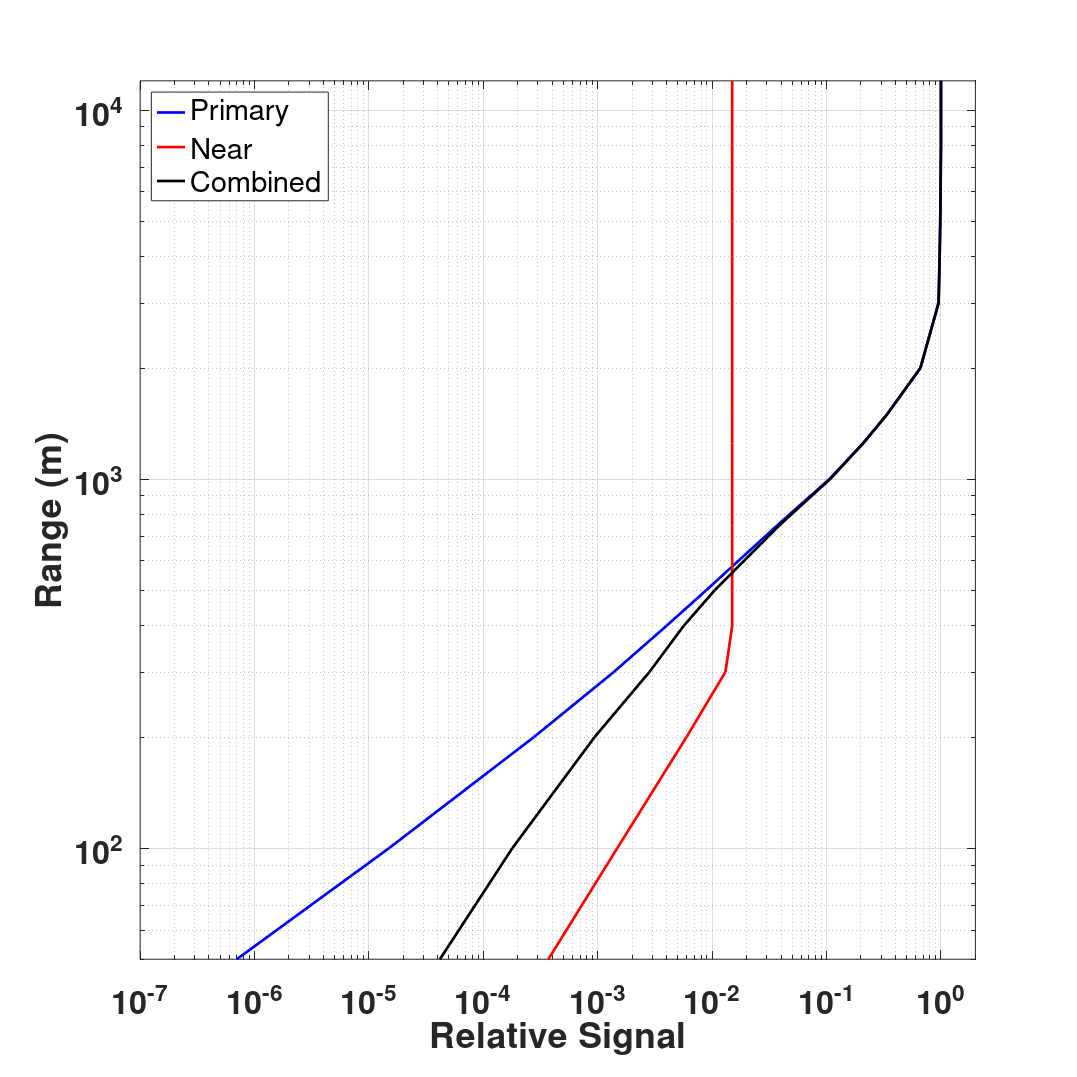
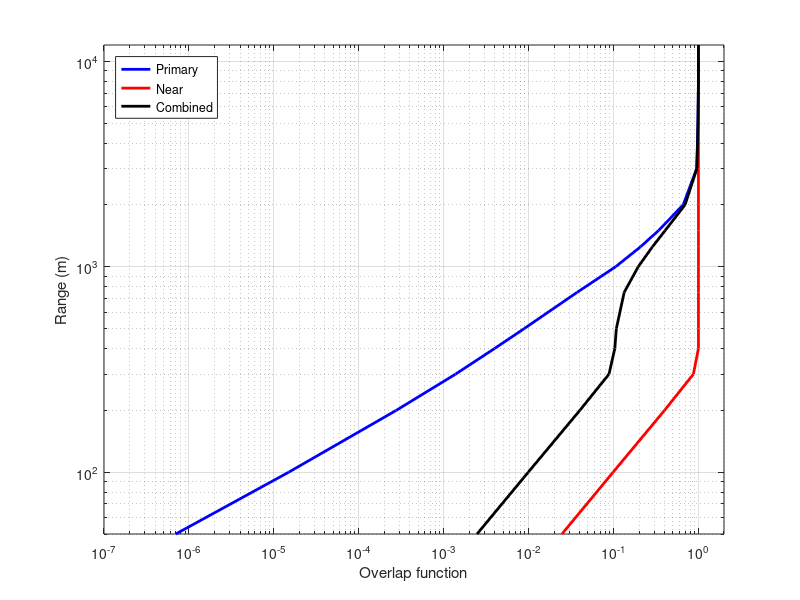

These charts were generated, in order, by the following MATLAB code:
clear all
close all

O_x = [50;100;200;300;400;500;750;1000;1250;1500; 2000;3000;4000;5000;6000;8000;12000]; %range in meters
O_y_near = [2.47E-2; 9.90E-2; 3.99E-1; 8.72E-1; 1.00E+0; 1.00E+0 ;1.00E+0; 1.00E+0; 1.00E+0; 1.00E+0; 1.00E+0; 1.00E+0; 1.00E+0; 1.00E+0; 1.00E+0; 1.00E+0; 1.00E+0]; %near range receiver overlap function
O_y_primary = [7e-7; 1.5e-5; 2.77e-4; 1.38e-3; 3.98e-3; 8.89e-3; 3.72e-2; 1.06e-1; 2.08e-1; 3.39e-1; 6.61e-1; 9.53e-1; 9.74e-1; 9.86e-1; 9.92e-1; 1.00E+0; 1.00E+0]; %primary receiver overlap function

O_y_combined = O_y_primary*0.9 + O_y_near*.1;  

figure(1)
loglog(O_y_primary, O_x, 'b', 'DisplayName','Primary', 'LineWidth', 2)
hold on
loglog(O_y_near, O_x, 'r', 'DisplayName','Near', 'LineWidth', 2)
loglog(O_y_combined, O_x, 'k', 'DisplayName','Combined', 'LineWidth', 2)
grid on
ylabel('Range (m)'); 
xlabel('Overlap function'); 
legend('Location', 'NorthWest');
axis([1e-7 2e0 50 12000])

A_1 = 935; %cm^2 
A_2 = 14; %cm^2

figure(2)
loglog(O_y_primary, O_x, 'b', 'DisplayName','Primary', 'LineWidth', 2)
hold on
loglog(O_y_near*A_2/A_1, O_x, 'r', 'DisplayName','Near', 'LineWidth', 2)
%loglog((O_y_primary*0.9 + O_y_near*.1*A_2/A_1), O_x, 'm', 'DisplayName','Combined', 'LineWidth', 2)
loglog(((O_y_primary*A_1*0.9 + O_y_near*A_2*0.1)/(A_1*0.9+A_2*0.1)), O_x, 'k', 'DisplayName','Combined', 'LineWidth', 2)


grid on
ylabel('Range (m)'); 
xlabel('Relative Signal'); 
legend('Location', 'NorthWest');
axis([1e-7 2e0 50 12000])



%scrsz = [1  1  1920 1200]
%Scrsize=[scrsz(4)/1 scrsz(4)/1 scrsz(3)/1.5 scrsz(4)/1.5];

%cd('/Volumes/documents/WV_DIAL_data/plots/') % point to the directory where data is stored 
cd('/Users/spuler/Desktop') % point to the directory where data is stor
FigH = figure(2);
set(gca,'Fontsize',24,'Fontweight','b'); % 
set(FigH, 'PaperUnits', 'points', 'PaperPosition', [1 1 800 800]);
name=strcat('Gen5_relative_overlap_function');
print(FigH, name, '-dpng', '-r300') 